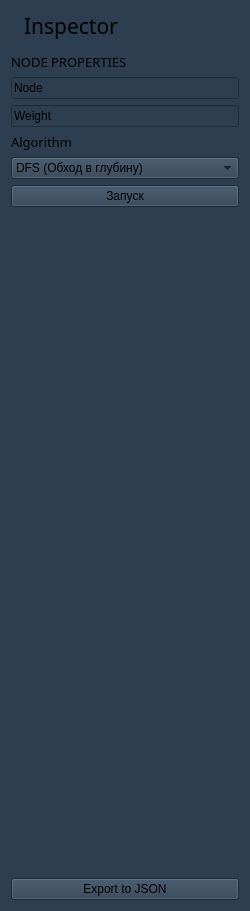
<?xml version="1.0" encoding="UTF-8"?>
<ui version="4.0">
 <class>Form</class>
 <widget class="QWidget" name="Form">
  <property name="geometry">
   <rect>
    <x>0</x>
    <y>0</y>
    <width>250</width>
    <height>911</height>
   </rect>
  </property>
  <property name="windowTitle">
   <string>Form</string>
  </property>
  <property name="styleSheet">
   <string notr="true">background-color: #2c3e50;</string>
  </property>
  <layout class="QGridLayout" name="gridLayout_3">
   <item row="9" column="0">
    <spacer name="verticalSpacer">
     <property name="orientation">
      <enum>Qt::Orientation::Vertical</enum>
     </property>
     <property name="sizeHint" stdset="0">
      <size>
       <width>20</width>
       <height>665</height>
      </size>
     </property>
    </spacer>
   </item>
   <item row="0" column="0">
    <layout class="QHBoxLayout" name="horizontalLayout">
     <item>
      <widget class="QLabel" name="label_2">
       <property name="enabled">
        <bool>true</bool>
       </property>
       <property name="sizePolicy">
        <sizepolicy hsizetype="Maximum" vsizetype="Preferred">
         <horstretch>0</horstretch>
         <verstretch>0</verstretch>
        </sizepolicy>
       </property>
       <property name="baseSize">
        <size>
         <width>16</width>
         <height>16</height>
        </size>
       </property>
       <property name="text">
        <string/>
       </property>
       <property name="pixmap">
        <pixmap>:/icons/Container.svg</pixmap>
       </property>
       <property name="wordWrap">
        <bool>false</bool>
       </property>
       <property name="openExternalLinks">
        <bool>false</bool>
       </property>
      </widget>
     </item>
     <item>
      <widget class="QLabel" name="label">
       <property name="font">
        <font>
         <family>Impact</family>
         <pointsize>16</pointsize>
        </font>
       </property>
       <property name="text">
        <string>Inspector</string>
       </property>
      </widget>
     </item>
    </layout>
   </item>
   <item row="2" column="0">
    <layout class="QGridLayout" name="gridLayout_2"/>
   </item>
   <item row="7" column="0">
    <widget class="QComboBox" name="algorithm_list">
     <item>
      <property name="text">
       <string>DFS (Обход в глубину)</string>
      </property>
     </item>
     <item>
      <property name="text">
       <string>BFS (Поиск в ширину)</string>
      </property>
     </item>
    </widget>
   </item>
   <item row="1" column="0">
    <widget class="Line" name="line">
     <property name="orientation">
      <enum>Qt::Orientation::Vertical</enum>
     </property>
    </widget>
   </item>
   <item row="3" column="0">
    <widget class="QLabel" name="label_3">
     <property name="font">
      <font>
       <family>Helonia</family>
       <pointsize>10</pointsize>
       <italic>false</italic>
       <bold>false</bold>
       <strikeout>false</strikeout>
      </font>
     </property>
     <property name="mouseTracking">
      <bool>false</bool>
     </property>
     <property name="text">
      <string>NODE PROPERTIES</string>
     </property>
    </widget>
   </item>
   <item row="10" column="0">
    <widget class="QPushButton" name="pushButton_Export">
     <property name="text">
      <string>Export to JSON</string>
     </property>
    </widget>
   </item>
   <item row="4" column="0">
    <widget class="QLineEdit" name="lineEdit_Node">
     <property name="text">
      <string>Node</string>
     </property>
    </widget>
   </item>
   <item row="6" column="0">
    <widget class="QLabel" name="label_4">
     <property name="font">
      <font>
       <family>Helonia</family>
       <pointsize>10</pointsize>
       <strikeout>false</strikeout>
       <kerning>false</kerning>
      </font>
     </property>
     <property name="text">
      <string>Algorithm</string>
     </property>
    </widget>
   </item>
   <item row="5" column="0">
    <widget class="QLineEdit" name="lineEdit_Weight">
     <property name="text">
      <string>Weight</string>
     </property>
    </widget>
   </item>
   <item row="8" column="0">
    <widget class="QPushButton" name="btnStartAlgo">
     <property name="text">
      <string>Запуск</string>
     </property>
    </widget>
   </item>
  </layout>
 </widget>
 <resources>
  <include location="../../test.qrc"/>
 </resources>
 <connections/>
</ui>
